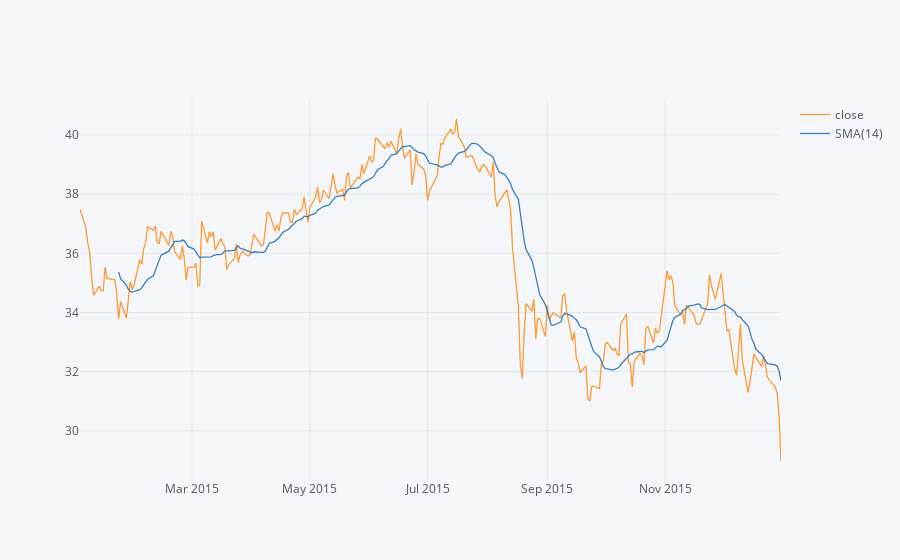

Here is the notebook cell this chart was saved with:
### Markdown cell above
** Using .ta_plot(study='sma') to create a Simple Moving Averages plot of Morgan Stanley for the year 2015.**

### Code cell
bank_stocks.xs(key='MS',axis=1)[(bank_stocks.index >= '2015-01-01') & (bank_stocks.index <= '2015-12-31')]['close'].ta_plot(study='sma')

### Figure 1 — Plotly figure (JSON) as saved in the notebook; plotly's stock layout.template omitted (floating-point values rounded to 4 significant figures; data arrays with more than 128 entries replaced by an {"elided": "..."} marker saying what was removed)
{"data": [{"line": {"color": "rgba(255, 153, 51, 1.0)", "dash": "solid", "shape": "linear", "width": 1.3}, "mode": "lines", "name": "close", "text": "", "type": "scatter", "x": {"elided": "252 str values"}, "y": {"elided": "252 float values"}}, {"line": {"color": "rgba(55, 128, 191, 1.0)", "dash": "solid", "shape": "linear", "width": 1.3}, "mode": "lines", "name": "SMA(14)", "text": "", "type": "scatter", "x": {"elided": "252 str values"}, "y": {"elided": "252 mixed values"}}], "layout": {"legend": {"bgcolor": "#F5F6F9", "font": {"color": "#4D5663"}}, "paper_bgcolor": "#F5F6F9", "plot_bgcolor": "#F5F6F9", "title": {"font": {"color": "#4D5663"}}, "xaxis": {"gridcolor": "#E1E5ED", "showgrid": true, "tickfont": {"color": "#4D5663"}, "title": {"font": {"color": "#4D5663"}, "text": ""}, "zerolinecolor": "#E1E5ED"}, "yaxis": {"gridcolor": "#E1E5ED", "showgrid": true, "tickfont": {"color": "#4D5663"}, "title": {"font": {"color": "#4D5663"}, "text": ""}, "zerolinecolor": "#E1E5ED"}}}
